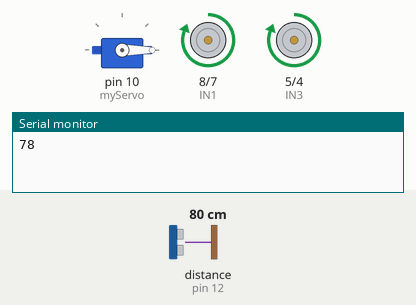
Bench run of a sketch on a simulated Arduino Uno, built with avr-gcc and run on an emulated ATmega328P. Shown: servo, motor-driver pin pairs drawn as motors (green arrow = first pin HIGH = forward, orange = second pin HIGH = backward, longer = more drive, scaled by the enable pin), the last lines printed to the serial monitor. Wiring (inferred from the names in the program): ultrasonic range finder: trigger pin 11; echo pin 12. The test bench sets the inputs (shaded band); at power-on: distance to the obstacle (sensor on pin 12) 80 cm. The echo pulse lasts 58.3 µs per cm.

Above: at 0.1 s.
At 30.1 s:
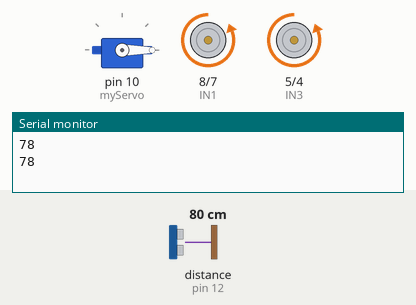
At 90.1 s:
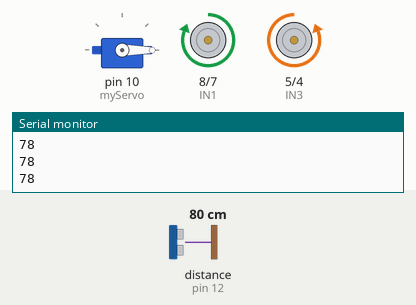
At 125.1 s:
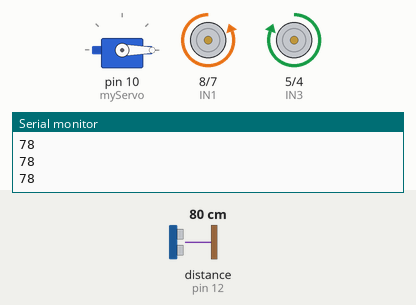
Timing chart, 0 to 126.6 s (numbered marks = the images above):
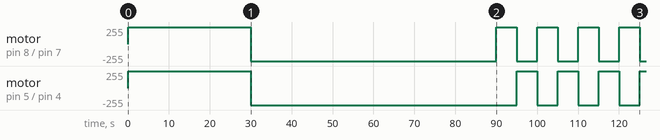

The sketch:

Part2_Servo_Ultrasonic.ino
```cpp
#include <Servo.h>

// -------------------- Motor A --------------------
int ENA = 9;
int IN1 = 8;
int IN2 = 7;

// -------------------- Motor B --------------------
int ENB = 3;
int IN3 = 5;
int IN4 = 4;

// -------------------- Servo --------------------
Servo myServo;

// -------------------- Ultrasonic --------------------
const int trigPin = 11;
const int echoPin = 12;

long duration;
int distance;

void setup() {

  // Motor Pins
  pinMode(ENA, OUTPUT);
  pinMode(IN1, OUTPUT);
  pinMode(IN2, OUTPUT);

  pinMode(ENB, OUTPUT);
  pinMode(IN3, OUTPUT);
  pinMode(IN4, OUTPUT);

  analogWrite(ENA, 255);
  analogWrite(ENB, 255);

  // Servo
  myServo.attach(10);
  myServo.write(0);

  // Ultrasonic
  pinMode(trigPin, OUTPUT);
  pinMode(echoPin, INPUT);

  Serial.begin(9600);
}

void loop() {

  // Check before starting
  if (checkObstacle()) return;

  // Forward 30 sec
  forward();
  delay(30000);

  if (checkObstacle()) return;

  // Backward 60 sec
  backward();
  delay(60000);

  if (checkObstacle()) return;

  // Right & Left for 60 sec
  for (int i = 0; i < 6; i++) {

    right();
    delay(5000);

    if (checkObstacle()) return;

    left();
    delay(5000);

    if (checkObstacle()) return;
  }

  stopMotors();

  while (true);
}

// ===================================================
// Read Distance
// ===================================================
int getDistance() {

  digitalWrite(trigPin, LOW);
  delayMicroseconds(2);

  digitalWrite(trigPin, HIGH);
  delayMicroseconds(10);

  digitalWrite(trigPin, LOW);

  duration = pulseIn(echoPin, HIGH);

  distance = duration * 0.034 / 2;

  Serial.println(distance);

  return distance;
}

// ===================================================
// Check Obstacle
// ===================================================
bool checkObstacle() {

  if (getDistance() <= 10) {

    stopMotors();

    myServo.write(90);

    while (true);

    return true;
  }

  return false;
}

// ===================================================
// Motor Functions
// ===================================================
void forward() {

  digitalWrite(IN1, HIGH);
  digitalWrite(IN2, LOW);

  digitalWrite(IN3, HIGH);
  digitalWrite(IN4, LOW);
}

void backward() {

  digitalWrite(IN1, LOW);
  digitalWrite(IN2, HIGH);

  digitalWrite(IN3, LOW);
  digitalWrite(IN4, HIGH);
}

void right() {

  digitalWrite(IN1, HIGH);
  digitalWrite(IN2, LOW);

  digitalWrite(IN3, LOW);
  digitalWrite(IN4, HIGH);
}

void left() {

  digitalWrite(IN1, LOW);
  digitalWrite(IN2, HIGH);

  digitalWrite(IN3, HIGH);
  digitalWrite(IN4, LOW);
}

void stopMotors() {

  digitalWrite(IN1, LOW);
  digitalWrite(IN2, LOW);

  digitalWrite(IN3, LOW);
  digitalWrite(IN4, LOW);
}
```

Measured:
- by itself, motor on pin 5 (IN3) / pin 4 (IN4): goes forward 255/255 30.0 s, backward 255/255 65.0 s, 3 × (forward 255/255 5.0 s, backward 255/255 5.0 s), then forward 255/255
- by itself, motor on pin 8 (IN1) / pin 7 (IN2): goes forward 255/255 30.0 s, backward 255/255 60.0 s, 3 × (forward 255/255 5.0 s, backward 255/255 5.0 s), forward 255/255 5.0 s, then backward 255/255
